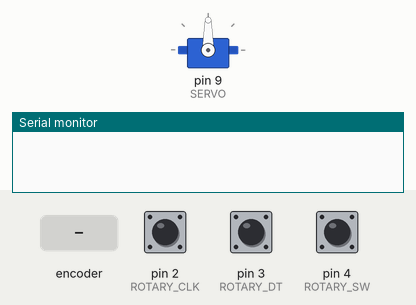
Simulated run of this sketch. Board: Arduino Uno, built with avr-gcc and run on an emulated ATmega328P. On the bench: servo, the last lines printed to the serial monitor. The test bench sets the inputs (shaded band); at power-on: pin 2 (ROTARY_CLK) HIGH, pin 3 (ROTARY_DT) HIGH, pin 4 (ROTARY_SW) HIGH.

Above: at 1.2 s.
1.3 s: rotary encoder on pin 2 (ROTARY_CLK) / pin 3 (ROTARY_DT) turned 3 steps (first pin leading)
At 2.1 s:
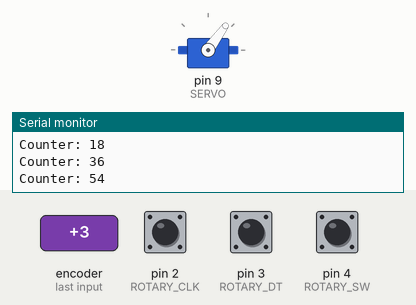
3.4 s: rotary encoder on pin 2 (ROTARY_CLK) / pin 3 (ROTARY_DT) turned 1 step (first pin leading)
At 4.6 s:
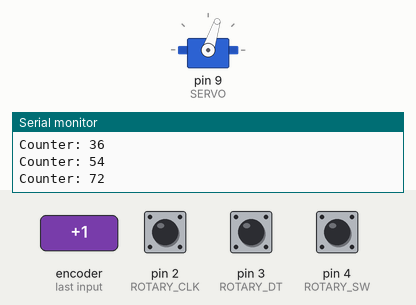
5.1 s: rotary encoder on pin 2 (ROTARY_CLK) / pin 3 (ROTARY_DT) turned 3 steps (first pin leading)
At 6.2 s:
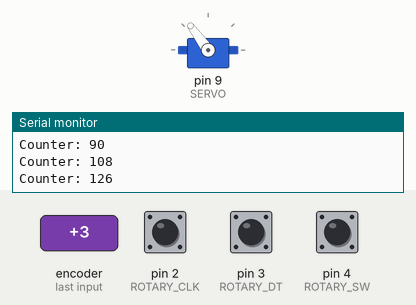
7.2 s: rotary encoder on pin 2 (ROTARY_CLK) / pin 3 (ROTARY_DT) turned 1 step (first pin leading)
At 7.5 s:
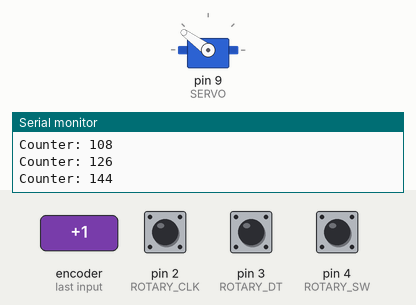
10.5 s: rotary encoder on pin 2 (ROTARY_CLK) / pin 3 (ROTARY_DT) turned 1 step (first pin leading)
At 11.2 s:
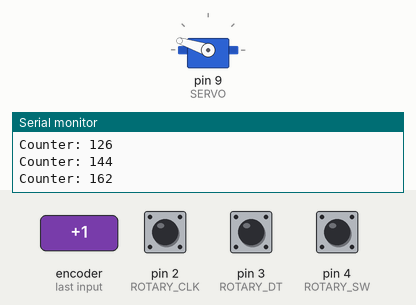
Timing chart, 0 to 13.2 s (numbered marks = the images above; inputs shaded):
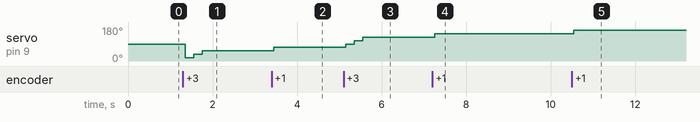

The sketch:

rotary_encoder_servo.ino
```cpp
#include <Servo.h>

// Rotary Encoder Inputs
#define ROTARY_CLK 2
#define ROTARY_DT 3
#define ROTARY_SW 4
#define SERVO 9

Servo servo;

int counter = 0;
int currentStateCLK;
int lastStateCLK;
String currentDir ="";
unsigned long lastButtonPress = 0;

void setup() {
  servo.attach(SERVO);

  // Set encoder pins as inputs
  pinMode(ROTARY_CLK, INPUT);
  pinMode(ROTARY_DT, INPUT);
  pinMode(ROTARY_SW, INPUT_PULLUP);

  // Setup Serial Monitor
  Serial.begin(9600);

  // Read the initial state of ROTARY_CLK
  lastStateCLK = digitalRead(ROTARY_CLK);
}

void loop() {
  int rotation = getRotaryRotation();

  // Rotation counter should be bound between 0 and 180
  // There are 5 clicks to cover 90 degrees so multiply
  // rotation value by 90/5 = 18
  if (rotation != 0) {
    counter = min(180, max(0, counter + (rotation * 18)));
    Serial.print("Counter: ");
    Serial.println(counter);
    servo.write(counter);
  }

  if (isRotaryButtonPressed()) {
      Serial.println("Button pressed!");
  }

  // Put in a slight delay to help debounce the reading
  delay(1);
}

/**
 * Get the rotation value of the rotary encoder.
 * Returns -1 when rotated counter clockwise
 * Returns 1 when clockwise
 * Returns 0 when stationary
 */
int getRotaryRotation()
{
  // Read the current state of ROTARY_CLK
  currentStateCLK = digitalRead(ROTARY_CLK);
  int result = 0;

  // If last and current state of ROTARY_CLK are different, then pulse occurred
  // React to only 1 state change to avoid double count
  if (currentStateCLK != lastStateCLK  && currentStateCLK == 1){

    // If the ROTARY_DT state is different than the ROTARY_CLK state then
    // the encoder is rotating CCW
    if (digitalRead(ROTARY_DT) != currentStateCLK) {
      result = 1;
    } else {
      result = -1;
    }
  }

  // Remember ROTARY_CLK state
  lastStateCLK = currentStateCLK;

  return result;
}

boolean isRotaryButtonPressed()
{
  // Read the button state
  int btnState = digitalRead(ROTARY_SW);
  boolean result = false;

  //If we detect LOW signal, button is pressed
  if (btnState == LOW) {
    //if 50ms have passed since last LOW pulse, it means that the
    //button has been pressed, released and pressed again
    if (millis() - lastButtonPress > 50) {
      result = true;
    }

    // Remember last button press event
    lastButtonPress = millis();
  }

  return result;
}
```

Measured:
- after the input at 1.3 s, servo on pin 9 (SERVO): 90° → 18° after 0.05 s, → 36° 0.20 s later, → 54° 0.20 s later
- after the input at 3.4 s, servo on pin 9 (SERVO): 54° → 72° after 0.05 s
- after the input at 5.1 s, servo on pin 9 (SERVO): 72° → 90° after 0.05 s, → 108° 0.20 s later, → 126° 0.20 s later
- after the input at 7.2 s, servo on pin 9 (SERVO): 126° → 144° after 0.05 s
- after the input at 10.5 s, servo on pin 9 (SERVO): 144° → 162° after 0.05 s
